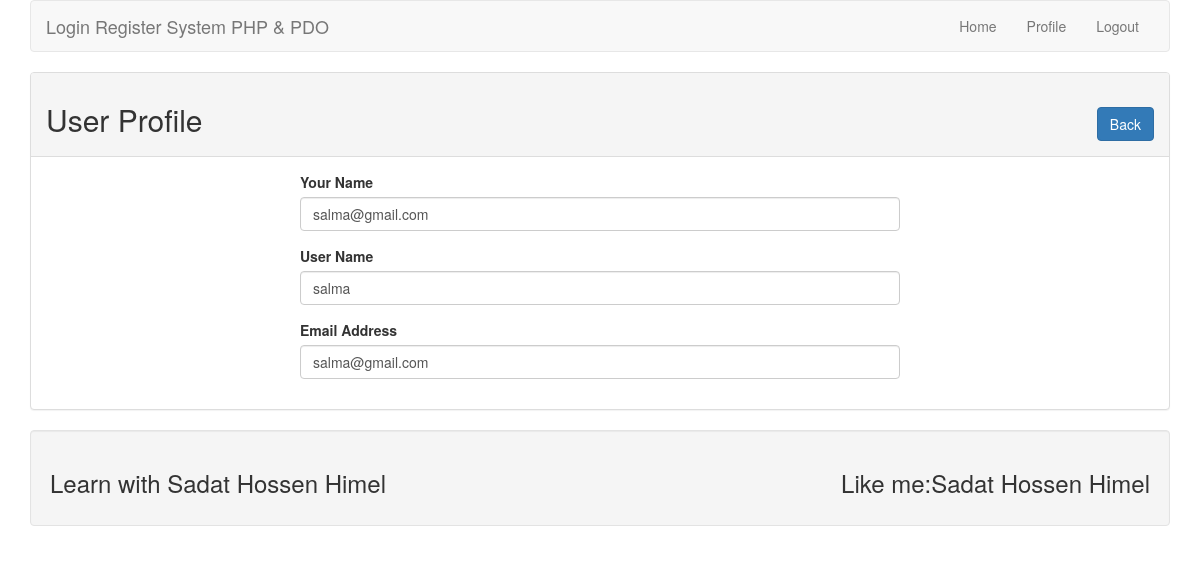
The app's page /profile.php?id=12 (signed in) with its own data.
### tables this page shows
CREATE TABLE `tbl_user` (
  `id` int(11) NOT NULL,
  `name` varchar(255) NOT NULL,
  `username` varchar(255) NOT NULL,
  `email` varchar(255) NOT NULL,
  `password` varchar(255) NOT NULL
);

### lib/User.php (called while the page is built, shortened)
<?php
    include 'Database.php';
class User {
	private $db;
	function __construct(){
		$this->db = new Database();
	}
    public function getUserById($userid) {
        $sql = "SELECT * FROM tbl_user WHERE id = :id LIMIT 1";
        $query = $this->db->pdo->prepare($sql);
        $query->bindValue(':id', $userid);
        $query->execute();
        $result = $query->fetch(PDO::FETCH_OBJ);
        return $result;
    }
}
 ?>

### lib/Database.php (called while the page is built, shortened)
<?php
class Database{
	private $hostdb = "localhost";
	private $userdb = "root";
	private $passdb = "";
	private $namedb = "project_lr";
	function __construct(){
		if (!isset($this->pro)) {
			try {
				$link =  new PDO("mysql:host=".$this->hostdb.";dbname=".$this->namedb, $this->userdb, $this->passdb);
				$link->setAttribute(PDO::ATTR_ERRMODE, PDO::ERRMODE_EXCEPTION);
				$link->exec("SET CHARACTER SET utf8");
				$this->pdo = $link;
			} catch (PDOException $e) {
				die("Failed to connect with Database".$e->getMessage());
			}
		}
	}
}

### profile.php (the view, shortened to what this page needs)
<?php
include 'lib/User.php';
include 'inc/header.php';
?>
<?php
    if (isset($_GET['id'])){
        $userId = (int)$_GET['id'];
    }
    $user = new User();
?>
    <div class="panel panel-default">
        <div class="panel-heading">
            <h2>User Profile <sapn class="pull-right"><a class="btn btn-primary" href="index.php">Back</a></sapn></h2>
        </div>
        <div class="panel-body">
            <div style="max-width: 600px; margin: 0 auto ">
            <?php
                $userData = $user->getUserById($userId);
                if ($userId) {
            ?>
            <form action="" method="POST">
                <div class="form-group">
                    <label for="name">Your Name</label>
                    <input type="text" id="name" name="name" class="form-control" value="<?php echo $userData->name; ?>"/>
                </div>
                <div class="form-group">
                    <label for="username">User Name</label>
                    <input type="text" id="username" name="username" class="form-control" value="<?php echo $userData->username?>"/>
                </div>
                <div class="form-group">
                    <label for="email">Email Address</label>
                    <input type="text" id="email" name="email" class="form-control" value="<?php echo $userData->email; ?>"/>
                </div>
            </form>
            <?php
                }
            ?>
            </div>
        </div>
    </div>
<?php
include 'inc/footer.php';
?>

### records on screen
tbl_user: name "salma@gmail.com", username "salma", email "salma@gmail.com"
